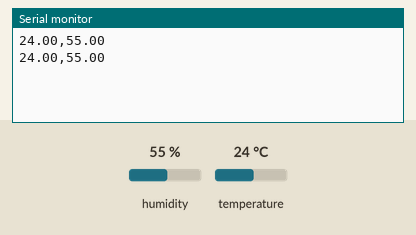
A sketch run on a simulated Arduino Uno, built with avr-gcc and run on an emulated ATmega328P. On the bench: the last lines printed to the serial monitor. Inputs (shaded band) come from the test bench; at power-on: humidity 55 %, temperature 24 °C.

Above: at 3.2 s.
3.3 s: humidity set to 22 %
At 5.8 s:
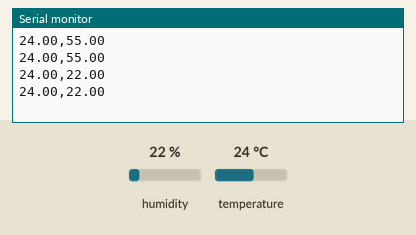
6.0 s: temperature set to 12 °C
At 7.6 s:
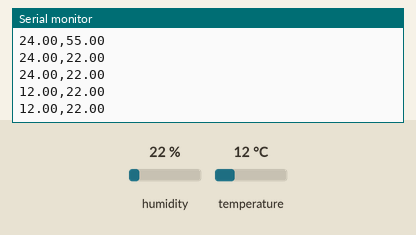
8.7 s: humidity set to 40 %
At 9.9 s:
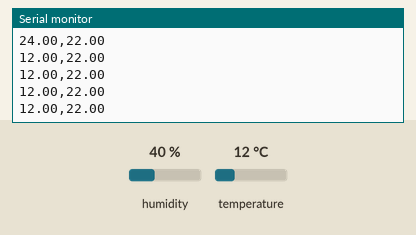
Timing chart, 0 to 11.7 s (numbered marks = the images above; inputs shaded):
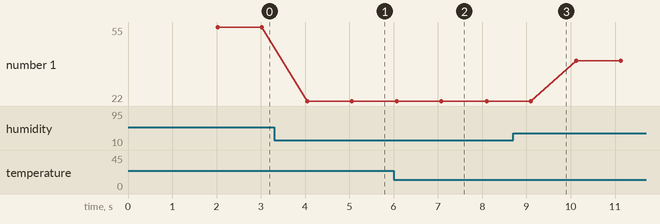

The sketch:

DHT_read_to_app.ino
```cpp
#include <DHT.h>

#define DHTPIN 2
#define DHTTYPE DHT11
DHT dht(DHTPIN, DHTTYPE);

void setup() {
  // put your setup code here, to run once:
  Serial.begin(9600);
  dht.begin();
  delay(2000);
}

void loop() {
  // put your main code here, to run repeatedly:
  float t = dht.readTemperature();
  float h = dht.readHumidity();

    if (!isnan(t) && !isnan(h)) {
      Serial.print(t);
      Serial.print(",");
      Serial.println(h);
  }
  delay(1000);
}
```

Measured:
- after the input at 3.3 s, the serial monitor: prints a new line after 0.75 s (image 1)
- after the input at 6.0 s, the serial monitor: prints a new line after 0.07 s (image 2)
- plotted number 1: 55 → 22 after the input at 3.3 s, 22 → 40 after the input at 8.7 s
